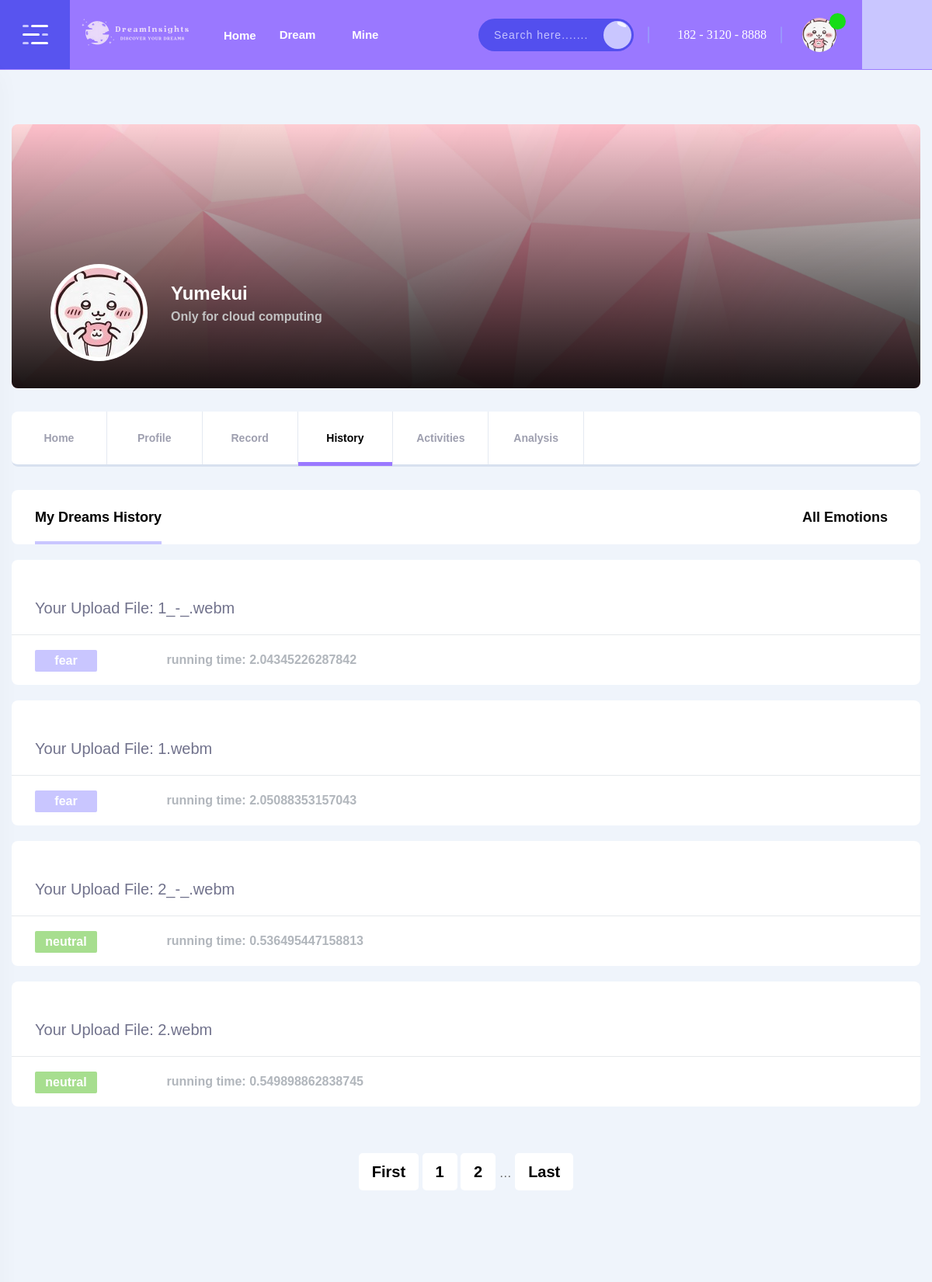
The page /my_dream (upper part) on the database as committed earlier.
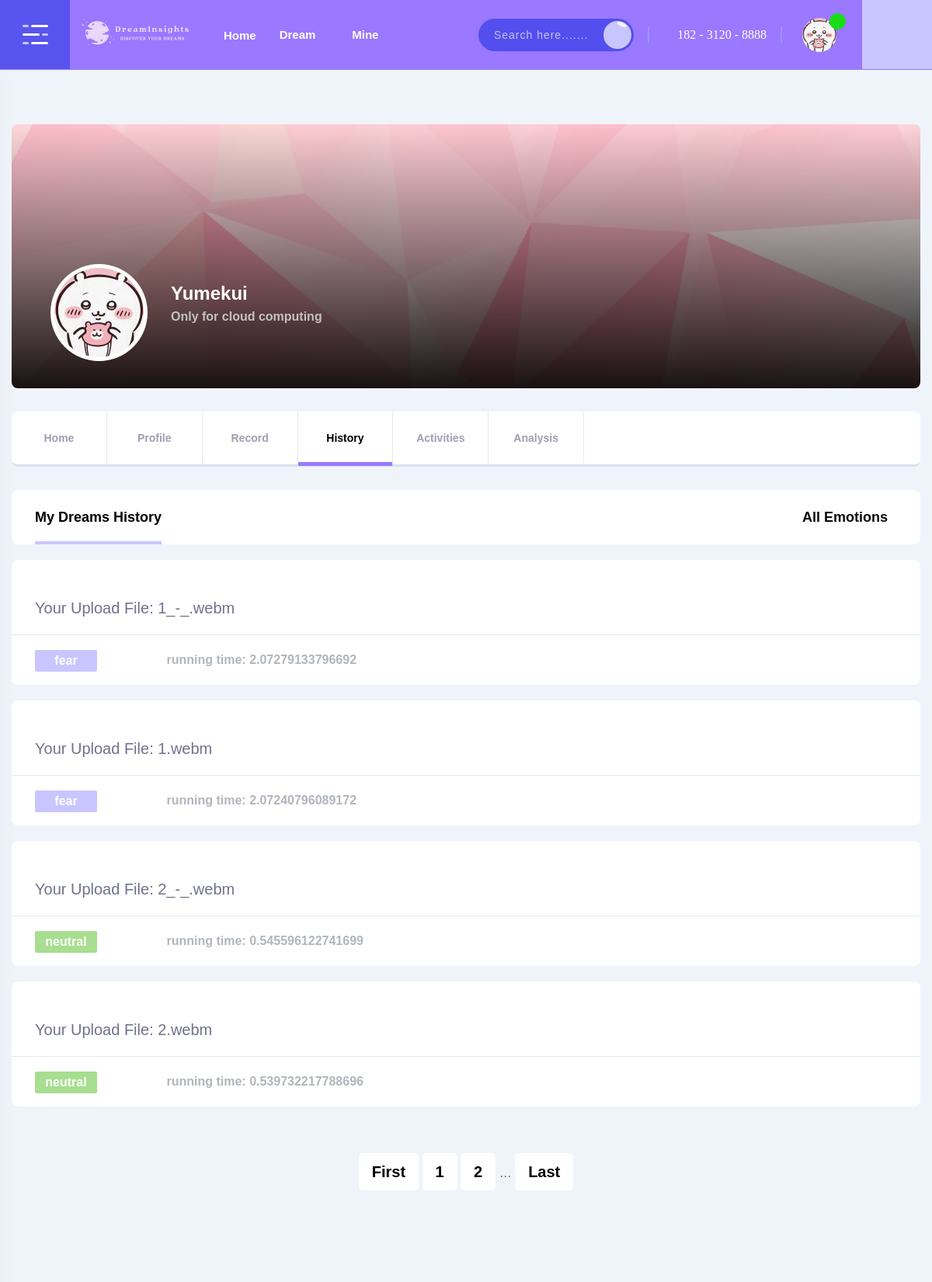
The same page on the database as committed later.
### models.py (models this page shows, shortened)
class DreamModel(db.Model):
    __tablename__ = 'dream'
    id = db.Column(db.Integer, primary_key=True, autoincrement=True)
    audio = db.Column(db.String(500), nullable=True)
    tag = db.Column(db.String(100), nullable=False)
    run_time = db.Column(db.String(100), nullable=False)

### app.py (the view)
@app.route("/my_dream")
def my_dream():
    page_all = request.args.get("page_all", 1, type=int)
    dreams = DreamModel.query.filter_by().paginate(page=page_all, per_page=4)
    return render_template("my_dream_list.html", dreams=dreams, pagination=dreams)

### templates/my_dream_list.html (shortened to what this page needs)
{% import "_macros2.html" as macros %}
<head>
    <link rel="stylesheet" href="../static/css/bootstrap.min.css">
    <link rel="stylesheet" href="../static/css/icofont.min.css">
    <link rel="stylesheet" href="../static/css/slick.css">
    <link rel="stylesheet" href="../static/css/slick-theme.css">
    <link rel="stylesheet" href="../static/css/magnific-popup.css">
    <link rel="stylesheet" href="../static/css/sal.css" type="text/css">
    <link rel="stylesheet" href="../static/css/select2.min.css" type="text/css">
    <link rel="stylesheet" href="../static/css/app.css">
    <link href="../static/css/css2.css" rel="stylesheet">
</head>
<body class="bg-link-water">
<div id="wrapper" class="wrapper">
    {% extends "common/base.html" %}
    {% block content %}
        <div class="page-content">
            <div class="container">
                <div class="banner-user banner-forum">
                    <div class="banner-content">
                        <div class="media">
                            <div class="item-img">
                                <img src="../static/picture/chiikawa.jpg" style="width: 115px; height: 115px" alt="Default" id="user-image" >
                            </div>
                            <div class="media-body">
                                <h3 class="item-title">Yumekui</h3>
                                <div class="item-subtitle">Only for cloud computing</div>
                            </div>
                        </div>
                    </div>
                </div>
                <div class="block-box user-top-header">
                    <ul class="menu-list">
                        <li><a>Home</a></li>
                        <li><a>Profile</a></li>
                        <li><a href="{{ url_for('hello_world') }}">Record</a></li>
                        <li class="active"><a>History</a></li>
                        <li><a>Activities</a></li>
                        <li><a>Analysis</a></li>
                        <li></li>
                    </ul>
                </div>
                <div class="row">
                    <div class="col-lg-12">
                        <div class="block-box user-timeline-header">
                            <ul class="menu-list d-none d-md-block" style="font-size: 18px">
                                <li><a class="active">My Dreams History</a></li>
                            </ul>
                            <div class="header-dropdown" style="font-size: 18px">
                                <label style="color: #0b0b0b">All Emotions</label>
                            </div>
                        </div>
                            {% for post in pagination.items %}
                                <div class="block-box post-view">
                                    <div class="post-header">
                                    </div>
                                    <div class="post-body">
                                        <p style="font-size:20px;">Your Upload File: {{ post.audio }}</p>
                                    </div>
                                    <div class="post-footer">
                                        <ul>
                                            <li class="tag">
                                                {% if post.tag == 'happy' %}
                                                    <div class="entry-category"
                                                         style="background-color: #FACA82;color: #ffffff;font-size: 16px;font-weight: 600;padding: 0 12px; width:80px; text-align: center; border-radius: 2px;margin-right: 2px;margin-bottom: 14px;">{{ post.tag }}</div>
                                                {% elif post.tag == 'neutral' %}
                                                    <div class="entry-category"
                                                         style="background-color: #a7de8f;color: #ffffff;font-size: 16px;font-weight: 600;padding: 0 12px; width:80px; text-align: center; border-radius: 2px;margin-right: 2px;margin-bottom: 14px;">{{ post.tag }}</div>
                                                {% elif post.tag == 'sad' %}
                                                    <div class="entry-category"
                                                         style="background-color: #9DD6FF;color: #ffffff;font-size: 16px;font-weight: 600;padding: 0 12px; width:80px; text-align: center; border-radius: 2px;margin-right: 2px;margin-bottom: 14px;">{{ post.tag }}</div>
                                                {% elif post.tag == 'fear' %}
                                                    <div class="entry-category"
                                                         style="background-color: #c9c6ff;color: #ffffff;font-size: 16px;font-weight: 600;padding: 0 12px; width:80px; text-align: center; border-radius: 2px;margin-right: 2px;margin-bottom: 14px;">{{ post.tag }}</div>
                                                {% elif post.tag == 'angry' %}
                                                    <div class="entry-category"
                                                         style="background-color: #FF8686;color: #ffffff;font-size: 16px;font-weight: 600;padding: 0 12px; width:80px; text-align: center; border-radius: 2px;margin-right: 2px;margin-bottom: 14px;">{{ post.tag }}</div>
                                                {% endif %}
                                            </li>
                                            <li class="post-share">
                                                <a class="share-btn" style="font-size:16px;"><i
                                                        class="icofont-clock-time"></i>running time: {{ post.run_time }}</a>
                                            </li>
                                        </ul>
                                    </div>
                                </div>
                            {% endfor %}
                            {% if pagination.total > 0 %}
                            <div class="pagination">
                                {{ macros.pagination_widget(pagination, '.my_dream',page_arg='page_all') }}
                            </div>
                            {% endif %}
                    </div>
                </div>
            </div>
        </div>
        </div>
    {% endblock %}

### templates/_macros2.html (shortened to what this page needs)
{% macro pagination_widget(pagination, endpoint, page_arg='page', dream_id='dream_id') %}
    <div class="row">
        <div class="col-lg-12 col-md-12">
            <div class="pagination text-center">
                <ul class="pagination-list">
                    {% if pagination.page == 1 %}
                        <li class="active"><a href="{{ url_for(endpoint, **{page_arg: 1, 'dream_id': dream_id}) }}">First</a></li>
                    {% else %}
                        <li><a href="{{ url_for(endpoint, **{page_arg: 1, 'dream_id': dream_id}) }}">First</a></li>
                    {% endif %}
                    {% set start_page = pagination.page - 1 if pagination.page > 1 else pagination.page %}
                    {% set end_page = pagination.page + 1 if pagination.page < pagination.pages else pagination.page %}
                    {% for p in range(start_page, end_page + 1) %}
                        {% if p == pagination.page %}
                            <li class="active"><a href="{{ url_for(endpoint, **{page_arg: p, 'dream_id': dream_id}) }}">{{ p }}</a></li>
                        {% else %}
                            <li><a href="{{ url_for(endpoint, **{page_arg: p, 'dream_id': dream_id}) }}">{{ p }}</a></li>
                        {% endif %}
                    {% endfor %}
                    {% if pagination.page < pagination.pages - 1 %}
                        <li><span>&hellip;</span></li>
                    {% endif %}
                    {% if pagination.page == pagination.pages %}
                        <li class="active"><a href="{{ url_for(endpoint, **{page_arg: pagination.pages, 'dream_id': dream_id}) }}">Last</a></li>
                    {% else %}
                        <li><a href="{{ url_for(endpoint, **{page_arg: pagination.pages, 'dream_id': dream_id}) }}">Last</a></li>
                    {% endif %}
                </ul>
            </div>
        </div>
    </div>
{% endmacro %}

### templates/common/base.html (shortened to what this page needs)
<!DOCTYPE html>
<html>
    <head>
        {% block css %}
        <link href="{{ url_for('static', filename='css/bootstrap.min.css') }}" rel="stylesheet">
        <link href="{{ url_for('static', filename='css/icofont.min.css') }}" rel="stylesheet">
        <link href="{{ url_for('static', filename='css/slick.css') }}" rel="stylesheet">
        <link href="{{ url_for('static', filename='css/slick-theme.css') }}" rel="stylesheet">
        <link href="{{ url_for('static', filename='css/magnific-popup.css') }}" rel="stylesheet">
        <link href="{{ url_for('static', filename='css/sal.css') }}" rel="stylesheet" type="text/css">
        <link href="{{ url_for('static', filename='css/select2.min.css') }}" rel="stylesheet" type="text/css">
        <link href="{{ url_for('static', filename='css/app.css') }}" rel="stylesheet">
        <link href="{{ url_for('static', filename='css/css2.css') }}" rel="stylesheet">
        {% endblock %}
    </head>
    <body>
        {% include "common/header.html" %}
                {% block content %}{% endblock %}
    </body>
</html>

### templates/common/header.html (shortened to what this page needs)
<header class="fixed-header">
    <div class="header-menu">
        <div class="navbar">
            <div class="nav-item d-none d-sm-block">
                <div class="header-logo">
                    <a><img src="/static/picture/logo_minimini.png" alt="Cirkle"></a>
                </div>
            </div>
            <div class="nav-item nav-top-menu">
                <nav id="dropdown" class="template-main-menu">
                    <ul class="menu-content">
                        <li class="header-nav-item">
                            <a class="menu-link active">Home</a>
                        </li>
                        <li class="header-nav-item">
                            <a class="menu-link have-sub">Dream</a>
                        </li>
                        <li class="header-nav-item">
                            <a href="#" class="menu-link have-sub">Mine</a>
                        </li>
                    </ul>
                </nav>
            </div>
            <div class="nav-item header-control">
                    <div class="inline-item d-none d-md-block">
                        <div class="input-group">
                            <input type="text" name="search" class="form-control" placeholder="Search here.......">
                            <div class="input-group-append">
                                <button class="submit-btn" type="submit"><i class="icofont-search"></i></button>
                            </div>
                        </div>
                    </div>
                <div class="inline-item d-flex align-items-center">
                    <a style="color: white"><i class="icofont-phone"> 182 - 3120 - 8888</i></a>
                </div>
                <div class="inline-item">
                    <div class="dropdown dropdown-admin">
                        <button class="dropdown-toggle" type="button" data-toggle="dropdown" aria-expanded="false">
                            <span class="media">
                                <span class="item-img">
                                    <img src="/static/picture/chiikawa.jpg" style="width: 44px; height: 44px" alt="Chat">
                                    <span class="acc-verified"><i class="icofont-check"></i></span>
                                </span>
                            </span>
                        </button>
                    </div>
                </div>
            </div>
        </div>
    </div>
</header>
<div class="fixed-sidebar">
    <div class="fixed-sidebar-left small-sidebar">
        <div class="sidebar-toggle">
            <button class="toggle-btn toggler-open">
                <span></span>
                <span></span>
                <span></span>
            </button>
        </div>
    </div>
</div>
<div class="fixed-sidebar right">
    <div class="fixed-sidebar-right small-sidebar">
        <div class="sidebar-toggle" id="chat-head-toggle">
            <a>
            <button class="chat-icon">
                <i class="icofont-speech-comments"></i>
            </button>
            </a>
        </div>
    </div>
</div>

Rows that differ between the two databases and show on the page:
changed DreamModel "1_-_.webm": run_time "2.04345226287842" → "2.07279133796692"
changed DreamModel "1.webm": run_time "2.05088353157043" → "2.07240796089172"
changed DreamModel "2_-_.webm": run_time "0.536495447158813" → "0.545596122741699"
changed DreamModel "2.webm": run_time "0.549898862838745" → "0.539732217788696"
